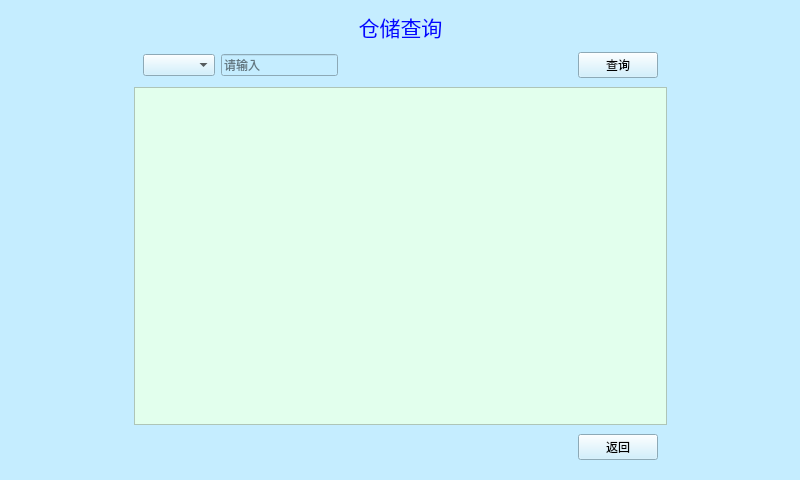
<?xml version="1.0" encoding="UTF-8"?>
<ui version="4.0">
 <class>SearchStorage</class>
 <widget class="QWidget" name="SearchStorage">
  <property name="geometry">
   <rect>
    <x>0</x>
    <y>0</y>
    <width>800</width>
    <height>480</height>
   </rect>
  </property>
  <property name="windowTitle">
   <string>Form</string>
  </property>
  <property name="styleSheet">
   <string notr="true">background-color: rgb(197, 237, 255);</string>
  </property>
  <layout class="QGridLayout" name="gridLayout_4">
   <item row="0" column="0">
    <spacer name="horizontalSpacer_8">
     <property name="orientation">
      <enum>Qt::Horizontal</enum>
     </property>
     <property name="sizeHint" stdset="0">
      <size>
       <width>93</width>
       <height>20</height>
      </size>
     </property>
    </spacer>
   </item>
   <item row="0" column="1">
    <layout class="QGridLayout" name="gridLayout_3">
     <property name="verticalSpacing">
      <number>0</number>
     </property>
     <item row="1" column="0">
      <widget class="QWidget" name="widget_2" native="true">
       <layout class="QGridLayout" name="gridLayout_2">
        <item row="0" column="1">
         <widget class="QLineEdit" name="lineEdit">
          <property name="placeholderText">
           <string>请输入</string>
          </property>
         </widget>
        </item>
        <item row="0" column="4">
         <widget class="QPushButton" name="BtnSearch">
          <property name="text">
           <string>查询</string>
          </property>
         </widget>
        </item>
        <item row="0" column="2">
         <spacer name="horizontalSpacer_7">
          <property name="orientation">
           <enum>Qt::Horizontal</enum>
          </property>
          <property name="sizeHint" stdset="0">
           <size>
            <width>40</width>
            <height>20</height>
           </size>
          </property>
         </spacer>
        </item>
        <item row="0" column="3">
         <spacer name="horizontalSpacer_6">
          <property name="orientation">
           <enum>Qt::Horizontal</enum>
          </property>
          <property name="sizeHint" stdset="0">
           <size>
            <width>93</width>
            <height>20</height>
           </size>
          </property>
         </spacer>
        </item>
        <item row="0" column="0">
         <widget class="QComboBox" name="comboBox"/>
        </item>
       </layout>
      </widget>
     </item>
     <item row="2" column="0">
      <widget class="QTableWidget" name="tableWidget">
       <property name="styleSheet">
        <string notr="true">background-color: rgb(226, 255, 237);</string>
       </property>
      </widget>
     </item>
     <item row="3" column="0">
      <widget class="QWidget" name="widget" native="true">
       <layout class="QGridLayout" name="gridLayout">
        <item row="0" column="0">
         <spacer name="horizontalSpacer_5">
          <property name="orientation">
           <enum>Qt::Horizontal</enum>
          </property>
          <property name="sizeHint" stdset="0">
           <size>
            <width>87</width>
            <height>20</height>
           </size>
          </property>
         </spacer>
        </item>
        <item row="0" column="1">
         <spacer name="horizontalSpacer_4">
          <property name="orientation">
           <enum>Qt::Horizontal</enum>
          </property>
          <property name="sizeHint" stdset="0">
           <size>
            <width>87</width>
            <height>20</height>
           </size>
          </property>
         </spacer>
        </item>
        <item row="0" column="2">
         <spacer name="horizontalSpacer_3">
          <property name="orientation">
           <enum>Qt::Horizontal</enum>
          </property>
          <property name="sizeHint" stdset="0">
           <size>
            <width>87</width>
            <height>20</height>
           </size>
          </property>
         </spacer>
        </item>
        <item row="0" column="3">
         <spacer name="horizontalSpacer_2">
          <property name="orientation">
           <enum>Qt::Horizontal</enum>
          </property>
          <property name="sizeHint" stdset="0">
           <size>
            <width>87</width>
            <height>20</height>
           </size>
          </property>
         </spacer>
        </item>
        <item row="0" column="4">
         <spacer name="horizontalSpacer">
          <property name="orientation">
           <enum>Qt::Horizontal</enum>
          </property>
          <property name="sizeHint" stdset="0">
           <size>
            <width>87</width>
            <height>20</height>
           </size>
          </property>
         </spacer>
        </item>
        <item row="0" column="5">
         <widget class="QPushButton" name="BtnBack">
          <property name="text">
           <string>返回</string>
          </property>
         </widget>
        </item>
       </layout>
      </widget>
     </item>
     <item row="0" column="0">
      <widget class="QLabel" name="label">
       <property name="font">
        <font>
         <family>Arial</family>
         <pointsize>16</pointsize>
         <weight>10</weight>
         <italic>false</italic>
         <bold>false</bold>
        </font>
       </property>
       <property name="styleSheet">
        <string notr="true">font: 87 16pt &quot;Arial&quot;;
color: rgb(3, 7, 255);</string>
       </property>
       <property name="text">
        <string>仓储查询</string>
       </property>
       <property name="alignment">
        <set>Qt::AlignCenter</set>
       </property>
      </widget>
     </item>
    </layout>
   </item>
   <item row="0" column="2">
    <spacer name="horizontalSpacer_9">
     <property name="orientation">
      <enum>Qt::Horizontal</enum>
     </property>
     <property name="sizeHint" stdset="0">
      <size>
       <width>93</width>
       <height>20</height>
      </size>
     </property>
    </spacer>
   </item>
  </layout>
 </widget>
 <resources/>
 <connections/>
</ui>
